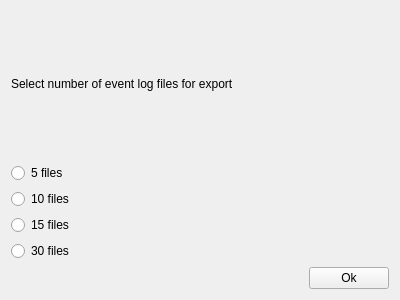
<?xml version="1.0" encoding="UTF-8"?>
<ui version="4.0">
 <class>MainMenu::CServiceExportDlg</class>
 <widget class="QWidget" name="MainMenu::CServiceExportDlg">
  <property name="geometry">
   <rect>
    <x>0</x>
    <y>0</y>
    <width>400</width>
    <height>300</height>
   </rect>
  </property>
  <property name="windowTitle">
   <string>Form</string>
  </property>
  <layout class="QVBoxLayout" name="verticalLayout">
   <item>
    <widget class="QLabel" name="label">
     <property name="text">
      <string>Select number of event log files for export</string>
     </property>
    </widget>
   </item>
   <item>
    <widget class="QRadioButton" name="radioButton_5files">
     <property name="text">
      <string>5 files</string>
     </property>
    </widget>
   </item>
   <item>
    <widget class="QRadioButton" name="radioButton_10files">
     <property name="text">
      <string>10 files</string>
     </property>
    </widget>
   </item>
   <item>
    <widget class="QRadioButton" name="radioButton_15files">
     <property name="text">
      <string>15 files</string>
     </property>
    </widget>
   </item>
   <item>
    <widget class="QRadioButton" name="radioButton_30files">
     <property name="text">
      <string>30 files</string>
     </property>
    </widget>
   </item>
   <item>
    <layout class="QHBoxLayout" name="horizontalLayout">
     <item>
      <spacer name="horizontalSpacer">
       <property name="orientation">
        <enum>Qt::Horizontal</enum>
       </property>
       <property name="sizeHint" stdset="0">
        <size>
         <width>40</width>
         <height>20</height>
        </size>
       </property>
      </spacer>
     </item>
     <item>
      <widget class="QPushButton" name="btnOk">
       <property name="text">
        <string>Ok</string>
       </property>
      </widget>
     </item>
    </layout>
   </item>
  </layout>
 </widget>
 <resources/>
 <connections/>
</ui>
